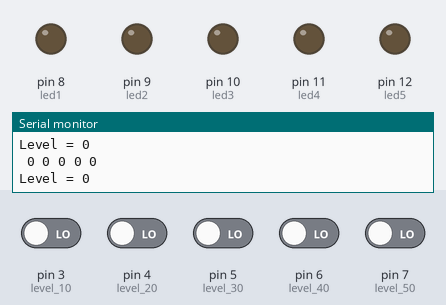
The sketch below on a simulated Arduino Uno, built with avr-gcc and run on an emulated ATmega328P. On the bench: output pins drawn as LEDs (lit = HIGH), the last lines printed to the serial monitor. Inputs (shaded band) come from the test bench; at power-on: pin 3 (level_10), pin 4 (level_20), pin 5 (level_30), pin 6 (level_40), pin 7 (level_50) LOW.

Above: at 4.8 s.
4.9 s: pin 3 (level_10) driven HIGH
At 6.8 s:
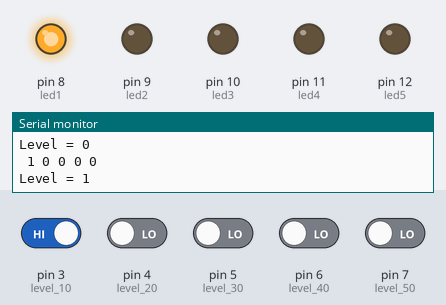
7.6 s: pin 4 (level_20) driven HIGH
At 8.3 s:
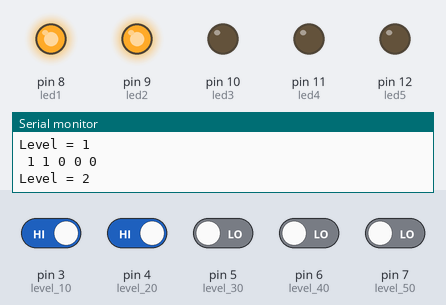
10.3 s: pin 5 (level_30) driven HIGH
At 12.6 s:
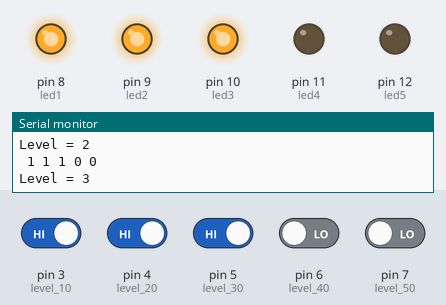
13.5 s: pin 6 (level_40) driven HIGH
At 15.4 s:
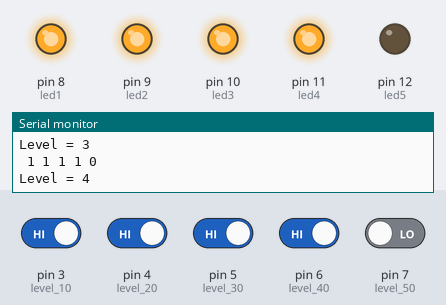
16.2 s: pin 7 (level_50) driven HIGH
At 18.5 s:
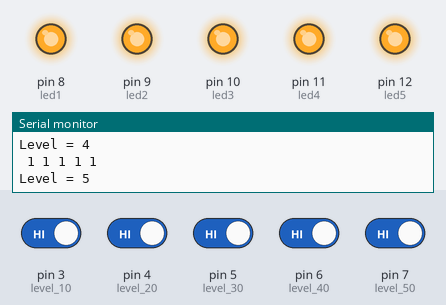
Timing chart, 0 to 20.0 s (numbered marks = the images above; inputs shaded):
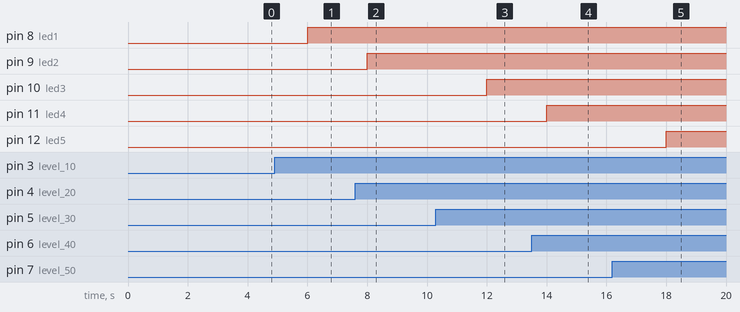

The sketch:

water_Arduino.ino
```cpp
#include<SoftwareSerial.h>
SoftwareSerial s(13,2); // RX TX

int waterlevel = 0;
int level_10 = 3;
int level_20 = 4;
int level_30 = 5;
int level_40 = 6;
int level_50 = 7;
int led1=8;
int led2=9;
int led3=10;
int led4=11;
int led5=12;

void setup()
{
  s.begin(9600);
  Serial.begin(19200);
  pinMode(level_10, INPUT);
  pinMode(level_20, INPUT);
  pinMode(level_30, INPUT);
  pinMode(level_40, INPUT);
  pinMode(level_50, INPUT);
  pinMode(led1, OUTPUT);
  pinMode(led2, OUTPUT);
  pinMode(led3, OUTPUT);
  pinMode(led4, OUTPUT);
  pinMode(led5, OUTPUT);
}

void loop()
{
  int L10 = digitalRead(level_10);
  int L20 = digitalRead(level_20);
  int L30 = digitalRead(level_30);
  int L40 = digitalRead(level_40);
  int L50 = digitalRead(level_50);

 Serial.print(" "+String(L10));
 Serial.print(" "+String(L20));
 Serial.print(" "+String(L30));
 Serial.print(" "+String(L40));
 Serial.println(" "+String(L50));

  if (L10 == 1)
  {
    waterlevel = 1;
    if (L20 == HIGH)
    {
      waterlevel = 2;
      if (L30 == HIGH)
      {
        waterlevel = 3;
        if (L40 == HIGH)
        {
          waterlevel = 4;
          if (L50 == HIGH)
          {
            waterlevel = 5;
          }
        }
      }
    }
  }
  else
  {
    waterlevel = 0;
  }
  if(waterlevel == 0)
  {
    digitalWrite(led1,LOW);
    digitalWrite(led2,LOW);
    digitalWrite(led3,LOW);
    digitalWrite(led4,LOW);
    digitalWrite(led5,LOW);
  }
  else if(waterlevel == 1)
  {
    digitalWrite(led1,HIGH);
    digitalWrite(led2,LOW);
    digitalWrite(led3,LOW);
    digitalWrite(led4,LOW);
    digitalWrite(led5,LOW);
  }
   else if(waterlevel == 2)
  {
    digitalWrite(led1,HIGH);
    digitalWrite(led2,HIGH);
    digitalWrite(led3,LOW);
    digitalWrite(led4,LOW);
    digitalWrite(led5,LOW);
  }
  else if(waterlevel == 3)
  {
    digitalWrite(led1,HIGH);
    digitalWrite(led2,HIGH);
    digitalWrite(led3,HIGH);
    digitalWrite(led4,LOW);
    digitalWrite(led5,LOW);
  }
   else if(waterlevel == 4)
  {
    digitalWrite(led1,HIGH);
    digitalWrite(led2,HIGH);
    digitalWrite(led3,HIGH);
    digitalWrite(led4,HIGH);
    digitalWrite(led5,LOW);
  }
  else if(waterlevel == 5)
  {
    digitalWrite(led1,HIGH);
    digitalWrite(led2,HIGH);
    digitalWrite(led3,HIGH);
    digitalWrite(led4,HIGH);
    digitalWrite(led5,HIGH);
  }

  if(s.available() > 0)
  {
    //char c = s.read();
    s.write(waterlevel);
    Serial.print("-->");
  }
  ///////////////////////////////////
  Serial.println("Level = "+String(waterlevel)+"\n");
  delay(1000*2);
}
```

Measured:
- after the input at 4.9 s, pin 8 (led1): LOW → HIGH after 1.1 s
- after the input at 7.6 s, pin 9 (led2): LOW → HIGH after 0.40 s
- after the input at 10.3 s, pin 10 (led3): LOW → HIGH after 1.7 s
- after the input at 13.5 s, pin 11 (led4): LOW → HIGH after 0.51 s
- after the input at 16.2 s, pin 12 (led5): LOW → HIGH after 1.8 s
